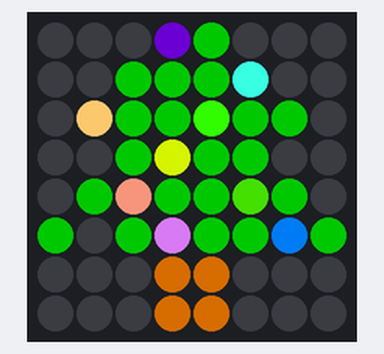
A program run on a simulated Raspberry Pi (BCM pin numbers) with a Sense HAT. On the bench: the Sense HAT's 8×8 RGB LED matrix. Random numbers come from a fixed seed.

Above: at 0.1 s.
At 4.1 s:
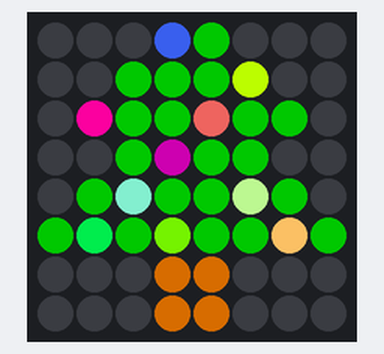
At 10.1 s:
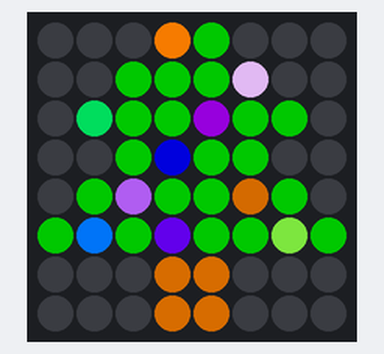
At 20.1 s:
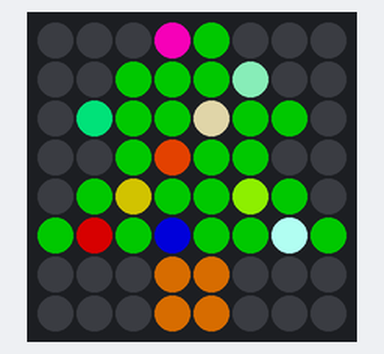
At 28.1 s:
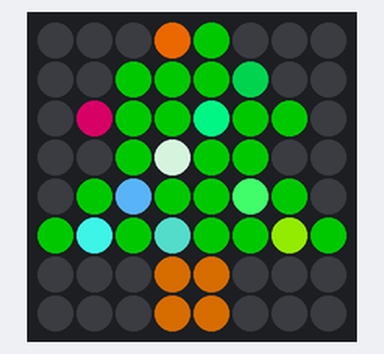
At 38.1 s:
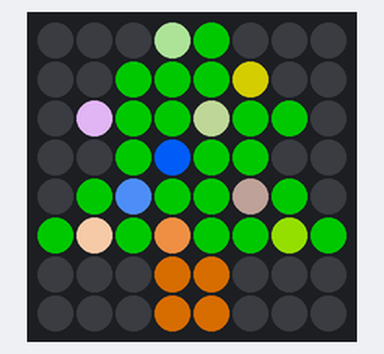

Measured:
- what the display in image 1 shows lasts 2.0 s, from 4.0 s to 6.0 s

The program:

twinkleTree.py
```python
# from sense_hat import SenseHat

# This sentence active to activate the Sense Hat emulator
from sense_emu import SenseHat
from time import sleep
import random

# Function to make RGB coloring random
def random_color():
    '''
    Function to generate random RGB colouring.
    It takes a random number from 0 to 256 for each of the Red Green Blue options and returns a list to mix the three.
    The result is one of the possible RGB colors available.
    '''
    color_range = list(range(256))      # Range of colors
    red = random.choice(color_range)    # Choice for red
    green = random.choice(color_range)  # Choice for green
    blue = random.choice(color_range)   # Choice for blue
    return [red,green,blue]             # Returned color as RGB, mix of the three choices

# We create the sense object to work with it.
sense = SenseHat()

# If there's anything in the matrix we clear it
sense.clear()

# Definition of common colors to be used.
# Green for the pine needles, brown for the timber and no color.
X = [0, 100, 0] # Green
O = [0, 0, 0] # Empty
B = [139, 69, 19] # Brown

# It's going to run for a while and the tree lights will keep changing.
# We use an infinite loop while True.
try:
    while True:
        # Some squares will stay off: 0
        # Some squares will change: random_color()
        # Some squares will keep green: X
        # Some squares will stay brown: B
        xmas_tree= [
	        O, O, O, random_color(), X, O, O, O,
	        O, O, X, X, X, random_color(), O, O,
	        O, random_color(), X, X, random_color(), X, X, O,
	        O, O, X, random_color(), X, X, O, O,
	        O, X, random_color(), X, X, random_color(), X, O,
	        X, random_color(), X, random_color(), X, X, random_color(), X,
	        O, O, O, B, B, O, O, O,
	        O, O, O, B, B, O, O, O
	        ]
        # We apply the color configuration to the matrix in the sense hat
        sense.set_pixels(xmas_tree)
        # the ones with random_color() wil change every 2 seconds
        sleep(2)
except KeyboardInterrupt:   #This exception allows for control-C kill but it also clears the matrix.
    sense.clear()
    print('\n Stopped')
```
